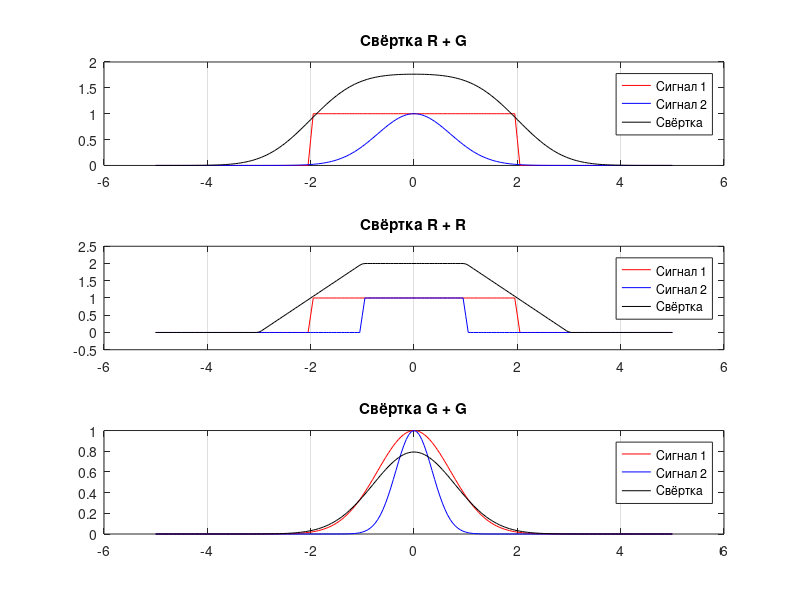

Recreate this plot in MATLAB.
function lab03
	% Входные параметры
	c = 2.0;
	sigma = 1.0;

	% ОДЗ
	t_max = 5;
	dt = 0.05;
	t = -t_max:dt:t_max;

	% Генерация сигналов
	x1 = [rectangular(t, c) zeros(1, length(t))];
	x2 = [gaussian(t, sigma) zeros(1, length(t))];
	x3 = [rectangular(t, c/2) zeros(1, length(t))];
	x4 = [gaussian(t, sigma/2) zeros(1, length(t))];

	% Свертка
	% Фурье-образ взаимной свертки равен произведению Фурье-образов свертываемых функций.
	y1 = ifft(fft(x1) .* fft(x2)) * dt;
	y2 = ifft(fft(x1) .* fft(x3)) * dt;
	y3 = ifft(fft(x2) .* fft(x4)) * dt;

	% Нормализация свёртки
	start = fix((length(y1) - length(t)) / 2);	
	y1 = y1(start+1:start+length(t));
	y2 = y2(start+1:start+length(t));
	y3 = y3(start+1:start+length(t));

    figure(3);
	
	graph_figure(1, t, x1, x2, y1, 'R + G');
	graph_figure(2, t, x1, x3, y2, 'R + R');
	graph_figure(3, t, x2, x4, y3, 'G + G');

	% title('Реализация частотного алгоритма вычисления свертки');
end

function graph_figure(i, t, x1, x2, y, tit)
    subplot(3, 1, i);
	plot(t, x1(1:201), 'r', t, x2(1:201), 'b', t, y, 'k');
	set (gca, "xgrid", "on");
	title(['Свёртка ', tit]);
	legend('Сигнал 1', 'Сигнал 2', 'Свёртка');
end

% Rectangular pulse generation
function y = rectangular(x, c)
	y = zeros(size(x));
	y(abs(x) - c < 0) = 1;
	y(abs(x) == c) = 1/2;
end

% Gaussian pulse generation
function y = gaussian(x, sigma)
	y = exp(-(x / sigma) .^ 2);
end
